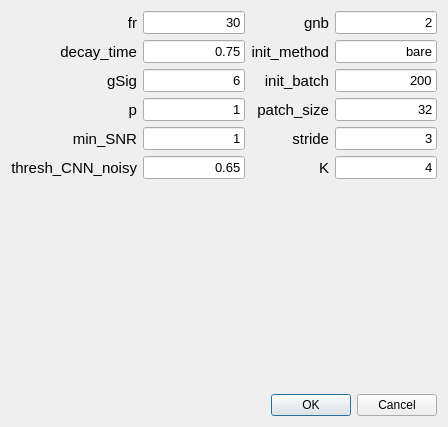
<?xml version="1.0" encoding="UTF-8"?>
<ui version="4.0">
 <class>Dialog</class>
 <widget class="QDialog" name="Dialog">
  <property name="geometry">
   <rect>
    <x>0</x>
    <y>0</y>
    <width>448</width>
    <height>427</height>
   </rect>
  </property>
  <property name="windowTitle">
   <string>Dialog</string>
  </property>
  <layout class="QGridLayout" name="gridLayout_2">
   <item row="0" column="0" colspan="2">
    <layout class="QGridLayout" name="gridLayout">
     <item row="0" column="0">
      <widget class="QLabel" name="order">
       <property name="font">
        <font>
         <pointsize>11</pointsize>
        </font>
       </property>
       <property name="toolTip">
        <string>order of the autoregressive system</string>
       </property>
       <property name="statusTip">
        <string/>
       </property>
       <property name="whatsThis">
        <string/>
       </property>
       <property name="text">
        <string>fr</string>
       </property>
       <property name="alignment">
        <set>Qt::AlignRight|Qt::AlignTrailing|Qt::AlignVCenter</set>
       </property>
      </widget>
     </item>
     <item row="0" column="1">
      <widget class="QLineEdit" name="lineEdit">
       <property name="font">
        <font>
         <pointsize>10</pointsize>
        </font>
       </property>
       <property name="text">
        <string>30</string>
       </property>
       <property name="alignment">
        <set>Qt::AlignRight|Qt::AlignTrailing|Qt::AlignVCenter</set>
       </property>
      </widget>
     </item>
     <item row="0" column="2">
      <widget class="QLabel" name="order_7">
       <property name="font">
        <font>
         <pointsize>11</pointsize>
        </font>
       </property>
       <property name="toolTip">
        <string>merging threshold, max correlation allowed</string>
       </property>
       <property name="whatsThis">
        <string/>
       </property>
       <property name="text">
        <string>gnb</string>
       </property>
       <property name="alignment">
        <set>Qt::AlignRight|Qt::AlignTrailing|Qt::AlignVCenter</set>
       </property>
      </widget>
     </item>
     <item row="0" column="3">
      <widget class="QLineEdit" name="lineEdit_7">
       <property name="font">
        <font>
         <pointsize>10</pointsize>
        </font>
       </property>
       <property name="text">
        <string>2</string>
       </property>
       <property name="alignment">
        <set>Qt::AlignRight|Qt::AlignTrailing|Qt::AlignVCenter</set>
       </property>
      </widget>
     </item>
     <item row="1" column="0">
      <widget class="QLabel" name="order_2">
       <property name="font">
        <font>
         <pointsize>11</pointsize>
        </font>
       </property>
       <property name="whatsThis">
        <string/>
       </property>
       <property name="text">
        <string>decay_time</string>
       </property>
       <property name="alignment">
        <set>Qt::AlignRight|Qt::AlignTrailing|Qt::AlignVCenter</set>
       </property>
      </widget>
     </item>
     <item row="1" column="1">
      <widget class="QLineEdit" name="lineEdit_2">
       <property name="font">
        <font>
         <pointsize>10</pointsize>
        </font>
       </property>
       <property name="text">
        <string>0.75</string>
       </property>
       <property name="alignment">
        <set>Qt::AlignRight|Qt::AlignTrailing|Qt::AlignVCenter</set>
       </property>
      </widget>
     </item>
     <item row="1" column="2">
      <widget class="QLabel" name="order_8">
       <property name="font">
        <font>
         <pointsize>11</pointsize>
        </font>
       </property>
       <property name="toolTip">
        <string>merging threshold, max correlation allowed</string>
       </property>
       <property name="whatsThis">
        <string/>
       </property>
       <property name="text">
        <string>init_method</string>
       </property>
       <property name="alignment">
        <set>Qt::AlignRight|Qt::AlignTrailing|Qt::AlignVCenter</set>
       </property>
      </widget>
     </item>
     <item row="1" column="3">
      <widget class="QLineEdit" name="lineEdit_8">
       <property name="font">
        <font>
         <pointsize>10</pointsize>
        </font>
       </property>
       <property name="text">
        <string>bare</string>
       </property>
       <property name="alignment">
        <set>Qt::AlignRight|Qt::AlignTrailing|Qt::AlignVCenter</set>
       </property>
      </widget>
     </item>
     <item row="2" column="0">
      <widget class="QLabel" name="order_3">
       <property name="font">
        <font>
         <pointsize>11</pointsize>
        </font>
       </property>
       <property name="toolTip">
        <string>gaussian width of a 2D gaussian kernel, which approximates a neuron</string>
       </property>
       <property name="whatsThis">
        <string/>
       </property>
       <property name="text">
        <string>gSig</string>
       </property>
       <property name="alignment">
        <set>Qt::AlignRight|Qt::AlignTrailing|Qt::AlignVCenter</set>
       </property>
      </widget>
     </item>
     <item row="2" column="1">
      <widget class="QLineEdit" name="lineEdit_3">
       <property name="font">
        <font>
         <pointsize>10</pointsize>
        </font>
       </property>
       <property name="text">
        <string>6</string>
       </property>
       <property name="alignment">
        <set>Qt::AlignRight|Qt::AlignTrailing|Qt::AlignVCenter</set>
       </property>
      </widget>
     </item>
     <item row="2" column="2">
      <widget class="QLabel" name="order_9">
       <property name="font">
        <font>
         <pointsize>11</pointsize>
        </font>
       </property>
       <property name="toolTip">
        <string>merging threshold, max correlation allowed</string>
       </property>
       <property name="whatsThis">
        <string/>
       </property>
       <property name="text">
        <string>init_batch</string>
       </property>
       <property name="alignment">
        <set>Qt::AlignRight|Qt::AlignTrailing|Qt::AlignVCenter</set>
       </property>
      </widget>
     </item>
     <item row="2" column="3">
      <widget class="QLineEdit" name="lineEdit_9">
       <property name="font">
        <font>
         <pointsize>10</pointsize>
        </font>
       </property>
       <property name="text">
        <string>200</string>
       </property>
       <property name="alignment">
        <set>Qt::AlignRight|Qt::AlignTrailing|Qt::AlignVCenter</set>
       </property>
      </widget>
     </item>
     <item row="3" column="0">
      <widget class="QLabel" name="order_4">
       <property name="font">
        <font>
         <pointsize>11</pointsize>
        </font>
       </property>
       <property name="toolTip">
        <string>average diameter of a neuron, in general 4*gSig+1</string>
       </property>
       <property name="whatsThis">
        <string/>
       </property>
       <property name="text">
        <string>p</string>
       </property>
       <property name="alignment">
        <set>Qt::AlignRight|Qt::AlignTrailing|Qt::AlignVCenter</set>
       </property>
      </widget>
     </item>
     <item row="3" column="1">
      <widget class="QLineEdit" name="lineEdit_4">
       <property name="font">
        <font>
         <pointsize>10</pointsize>
        </font>
       </property>
       <property name="text">
        <string>1</string>
       </property>
       <property name="alignment">
        <set>Qt::AlignRight|Qt::AlignTrailing|Qt::AlignVCenter</set>
       </property>
      </widget>
     </item>
     <item row="3" column="2">
      <widget class="QLabel" name="order_11">
       <property name="font">
        <font>
         <pointsize>11</pointsize>
        </font>
       </property>
       <property name="toolTip">
        <string>average diameter of a neuron, in general 4*gSig+1</string>
       </property>
       <property name="whatsThis">
        <string/>
       </property>
       <property name="text">
        <string>patch_size</string>
       </property>
       <property name="alignment">
        <set>Qt::AlignRight|Qt::AlignTrailing|Qt::AlignVCenter</set>
       </property>
      </widget>
     </item>
     <item row="3" column="3">
      <widget class="QLineEdit" name="lineEdit_10">
       <property name="font">
        <font>
         <pointsize>10</pointsize>
        </font>
       </property>
       <property name="text">
        <string>32</string>
       </property>
       <property name="alignment">
        <set>Qt::AlignRight|Qt::AlignTrailing|Qt::AlignVCenter</set>
       </property>
      </widget>
     </item>
     <item row="4" column="0">
      <widget class="QLabel" name="order_5">
       <property name="font">
        <font>
         <pointsize>11</pointsize>
        </font>
       </property>
       <property name="toolTip">
        <string>possibility to seed with predetermined binary masks</string>
       </property>
       <property name="whatsThis">
        <string/>
       </property>
       <property name="text">
        <string>min_SNR</string>
       </property>
       <property name="alignment">
        <set>Qt::AlignRight|Qt::AlignTrailing|Qt::AlignVCenter</set>
       </property>
      </widget>
     </item>
     <item row="4" column="1">
      <widget class="QLineEdit" name="lineEdit_5">
       <property name="font">
        <font>
         <pointsize>10</pointsize>
        </font>
       </property>
       <property name="text">
        <string>1</string>
       </property>
       <property name="alignment">
        <set>Qt::AlignRight|Qt::AlignTrailing|Qt::AlignVCenter</set>
       </property>
      </widget>
     </item>
     <item row="4" column="2">
      <widget class="QLabel" name="order_12">
       <property name="font">
        <font>
         <pointsize>11</pointsize>
        </font>
       </property>
       <property name="toolTip">
        <string>possibility to seed with predetermined binary masks</string>
       </property>
       <property name="whatsThis">
        <string/>
       </property>
       <property name="text">
        <string>stride</string>
       </property>
       <property name="alignment">
        <set>Qt::AlignRight|Qt::AlignTrailing|Qt::AlignVCenter</set>
       </property>
      </widget>
     </item>
     <item row="4" column="3">
      <widget class="QLineEdit" name="lineEdit_11">
       <property name="font">
        <font>
         <pointsize>10</pointsize>
        </font>
       </property>
       <property name="text">
        <string>3</string>
       </property>
       <property name="alignment">
        <set>Qt::AlignRight|Qt::AlignTrailing|Qt::AlignVCenter</set>
       </property>
      </widget>
     </item>
     <item row="5" column="0">
      <widget class="QLabel" name="order_6">
       <property name="font">
        <font>
         <pointsize>11</pointsize>
        </font>
       </property>
       <property name="toolTip">
        <string>merging threshold, max correlation allowed</string>
       </property>
       <property name="whatsThis">
        <string/>
       </property>
       <property name="text">
        <string>thresh_CNN_noisy</string>
       </property>
       <property name="alignment">
        <set>Qt::AlignRight|Qt::AlignTrailing|Qt::AlignVCenter</set>
       </property>
      </widget>
     </item>
     <item row="5" column="1">
      <widget class="QLineEdit" name="lineEdit_6">
       <property name="font">
        <font>
         <pointsize>10</pointsize>
        </font>
       </property>
       <property name="text">
        <string>0.65</string>
       </property>
       <property name="alignment">
        <set>Qt::AlignRight|Qt::AlignTrailing|Qt::AlignVCenter</set>
       </property>
      </widget>
     </item>
     <item row="5" column="2">
      <widget class="QLabel" name="order_10">
       <property name="font">
        <font>
         <pointsize>11</pointsize>
        </font>
       </property>
       <property name="toolTip">
        <string>merging threshold, max correlation allowed</string>
       </property>
       <property name="whatsThis">
        <string/>
       </property>
       <property name="text">
        <string>K</string>
       </property>
       <property name="alignment">
        <set>Qt::AlignRight|Qt::AlignTrailing|Qt::AlignVCenter</set>
       </property>
      </widget>
     </item>
     <item row="5" column="3">
      <widget class="QLineEdit" name="lineEdit_12">
       <property name="font">
        <font>
         <pointsize>10</pointsize>
        </font>
       </property>
       <property name="text">
        <string>4</string>
       </property>
       <property name="alignment">
        <set>Qt::AlignRight|Qt::AlignTrailing|Qt::AlignVCenter</set>
       </property>
      </widget>
     </item>
    </layout>
   </item>
   <item row="1" column="0" colspan="2">
    <widget class="QWidget" name="widget_2" native="true">
     <property name="sizePolicy">
      <sizepolicy hsizetype="Expanding" vsizetype="Expanding">
       <horstretch>0</horstretch>
       <verstretch>0</verstretch>
      </sizepolicy>
     </property>
     <property name="minimumSize">
      <size>
       <width>0</width>
       <height>100</height>
      </size>
     </property>
    </widget>
   </item>
   <item row="2" column="0">
    <widget class="QWidget" name="widget_3" native="true">
     <property name="sizePolicy">
      <sizepolicy hsizetype="Preferred" vsizetype="Minimum">
       <horstretch>0</horstretch>
       <verstretch>0</verstretch>
      </sizepolicy>
     </property>
     <property name="minimumSize">
      <size>
       <width>250</width>
       <height>0</height>
      </size>
     </property>
     <property name="maximumSize">
      <size>
       <width>16777215</width>
       <height>250</height>
      </size>
     </property>
    </widget>
   </item>
   <item row="2" column="1">
    <widget class="QDialogButtonBox" name="buttonBox">
     <property name="orientation">
      <enum>Qt::Horizontal</enum>
     </property>
     <property name="standardButtons">
      <set>QDialogButtonBox::Cancel|QDialogButtonBox::Ok</set>
     </property>
    </widget>
   </item>
  </layout>
 </widget>
 <resources/>
 <connections>
  <connection>
   <sender>buttonBox</sender>
   <signal>accepted()</signal>
   <receiver>Dialog</receiver>
   <slot>accept()</slot>
   <hints>
    <hint type="sourcelabel">
     <x>248</x>
     <y>254</y>
    </hint>
    <hint type="destinationlabel">
     <x>157</x>
     <y>274</y>
    </hint>
   </hints>
  </connection>
  <connection>
   <sender>buttonBox</sender>
   <signal>rejected()</signal>
   <receiver>Dialog</receiver>
   <slot>reject()</slot>
   <hints>
    <hint type="sourcelabel">
     <x>316</x>
     <y>260</y>
    </hint>
    <hint type="destinationlabel">
     <x>286</x>
     <y>274</y>
    </hint>
   </hints>
  </connection>
 </connections>
</ui>
